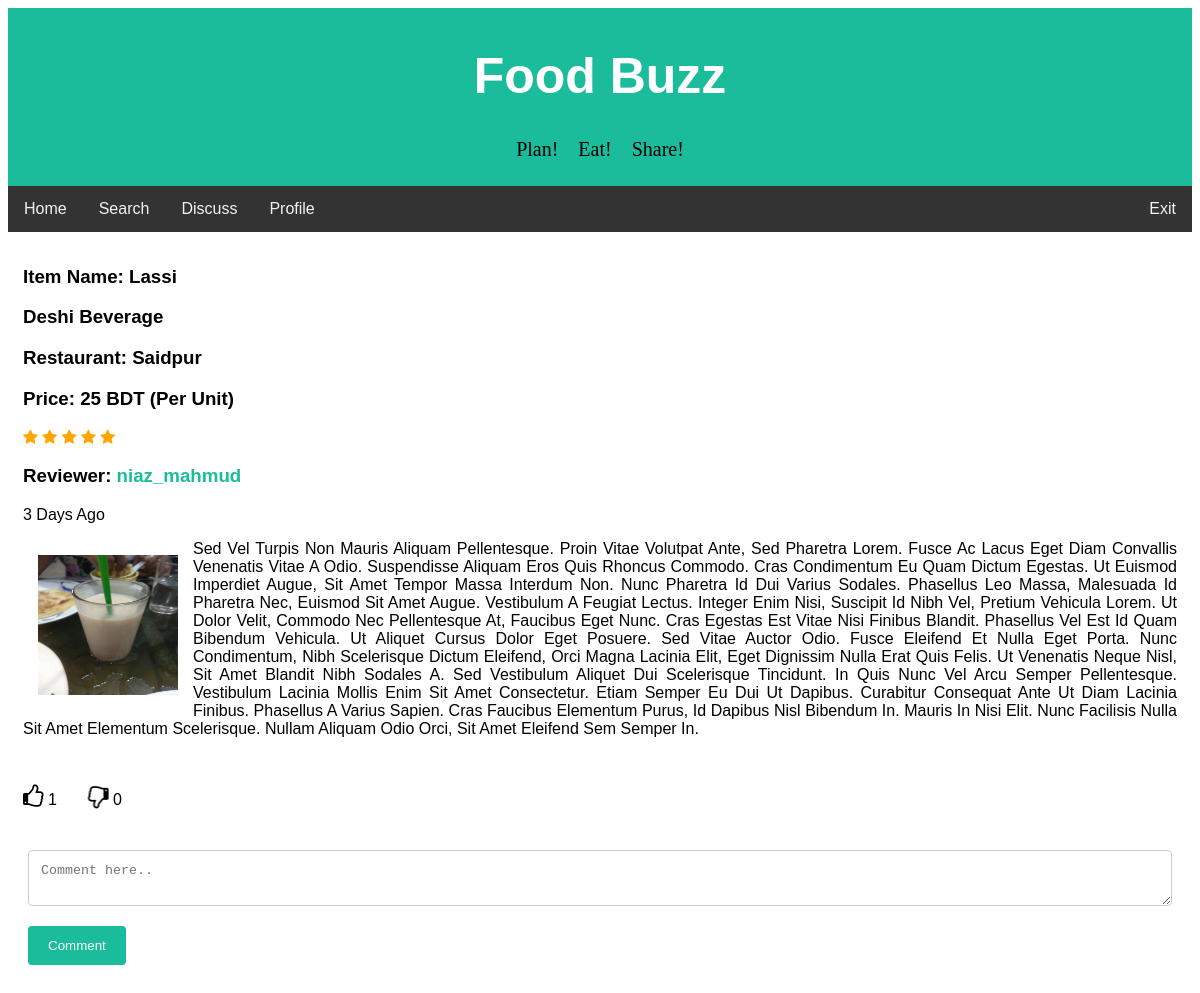
Before: /foodbuzz/full_review.php?review_id=12 (signed in) with the older database file.
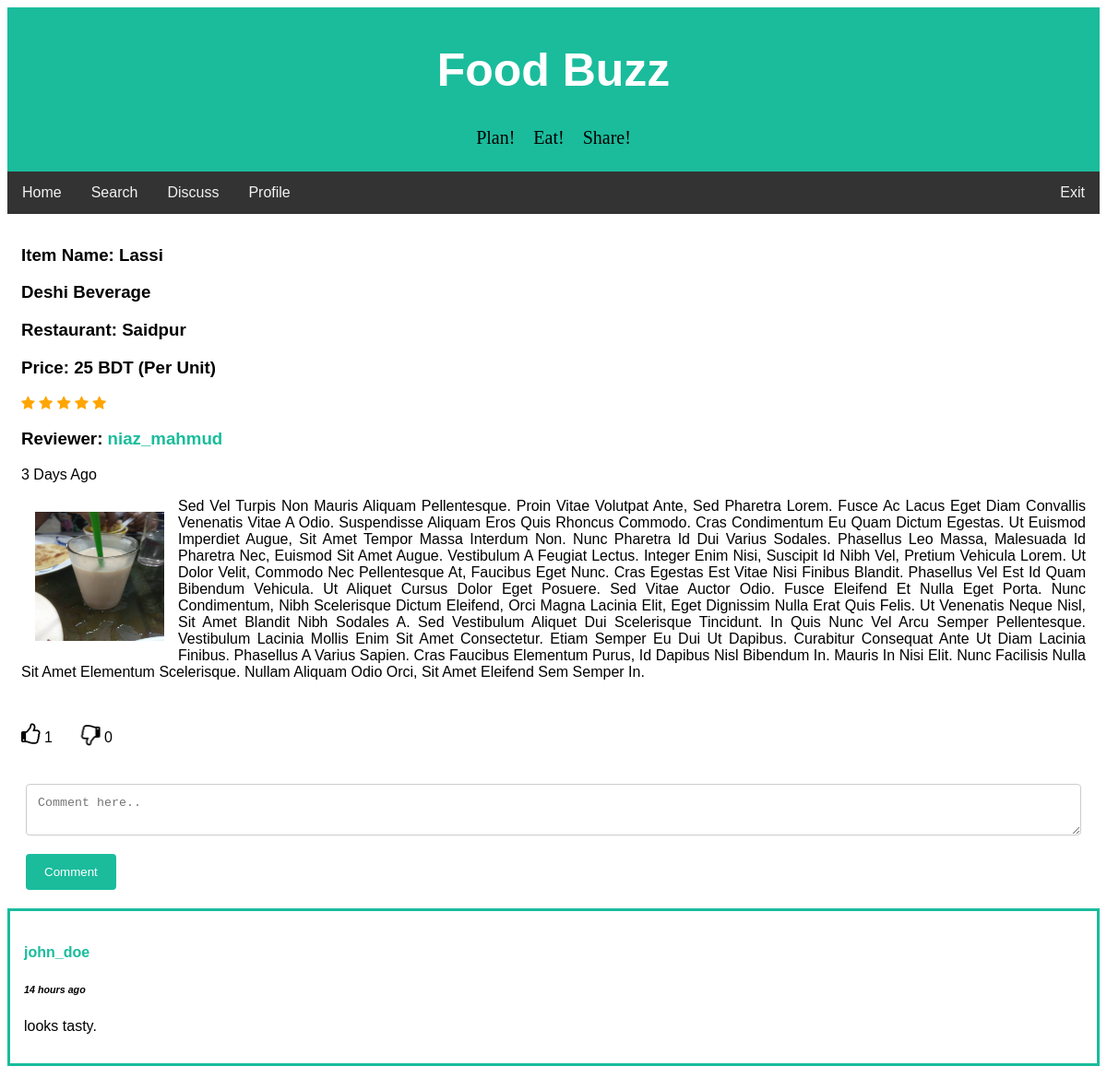
After: the same page with the newer database file.
### tables this page shows
CREATE TABLE `review` (
  `review_id` int(20) NOT NULL,
  `user_id` int(11) NOT NULL,
  `item_name` varchar(50) NOT NULL,
  `restaurant` varchar(50) NOT NULL,
  `district` varchar(50) NOT NULL,
  `rating` int(3) NOT NULL,
  `price` int(10) NOT NULL,
  `meal_type` varchar(20) NOT NULL,
  `cuisine` varchar(20) NOT NULL,
  `description` text NOT NULL,
  `upvote` int(100) NOT NULL,
  `downvote` int(100) NOT NULL,
  `edit_count` int(5) NOT NULL,
  `review_time` datetime DEFAULT NULL,
  `img_url` text NOT NULL
);

CREATE TABLE `users` (
  `id` int(11) NOT NULL,
  `first_name` varchar(25) NOT NULL,
  `last_name` varchar(25) NOT NULL,
  `username` varchar(50) NOT NULL,
  `email` varchar(100) NOT NULL,
  `password` varchar(256) NOT NULL,
  `signup_date` date NOT NULL,
  `profile_pic` varchar(156) NOT NULL,
  `district` varchar(100) NOT NULL,
  `list_count` int(11) NOT NULL
);

CREATE TABLE `comments` (
  `comment_id` int(50) NOT NULL,
  `parent_id` int(20) NOT NULL,
  `review_id` int(20) NOT NULL,
  `profile_id` int(11) NOT NULL,
  `comment_time` datetime NOT NULL,
  `comment_text` text NOT NULL
);

### foodbuzz/handlers/full_review_handler.php (called while the page is built, shortened)
<?php
require 'config/config.php';
if(isset($_SESSION['username'])){
    $userLoggedIn = $_SESSION['username'];
    $user_details_query = mysqli_query($con, "SELECT * FROM users WHERE username='$userLoggedIn'");
    $user = mysqli_fetch_array($user_details_query);
}
else {
    header("Location: index.php");
}
$user_id = $user['id'];
function getLikes($id)
{
    global $con;
    $sql = "SELECT COUNT(*) FROM rating_info
            WHERE post_id = $id AND rating_action='like'";
    $rs = mysqli_query($con, $sql);
    $result = mysqli_fetch_array($rs);
    return $result[0];
}
function getDislikes($id)
{
    global $con;
    $sql = "SELECT COUNT(*) FROM rating_info
            WHERE post_id = $id AND rating_action='dislike'";
    $rs = mysqli_query($con, $sql);
    $result = mysqli_fetch_array($rs);
    return $result[0];
}
function userLiked($post_id)
{
  global $con;
  global $user_id;
  $sql = "SELECT * FROM rating_info WHERE user_id=$user_id
  		  AND post_id=$post_id AND rating_action='like'";
  $result = mysqli_query($con, $sql);
  if (mysqli_num_rows($result) > 0) {
  	return true;
  }
  else{
  	return false;
  }
}
function userDisliked($post_id)
{
  global $con;
  global $user_id;
  $sql = "SELECT * FROM rating_info WHERE user_id=$user_id
  		  AND post_id=$post_id AND rating_action='dislike'";
  $result = mysqli_query($con, $sql);
  if (mysqli_num_rows($result) > 0) {
  	return true;
  }
  else{
  	return false;
  }
}
$review_id = $_GET['review_id'];
$review_details_query = mysqli_query($con, "SELECT * FROM review WHERE review_id='$review_id'");
$review_row = mysqli_fetch_array($review_details_query);
$profile_id = $review_row['user_id'];
$profile_details_query = mysqli_query($con, "SELECT * FROM users WHERE id='$profile_id'");
$profile_row = mysqli_fetch_array($profile_details_query);
?>

### foodbuzz/config/config.php (called while the page is built, shortened)
<?php
function yeasarTimeMessage($post_time) {
    $date_time_now = date("Y-m-d H:i:s");
    $start_date= new DateTime($post_time);
    $end_date = new DateTime($date_time_now);
    $interval = $start_date->diff($end_date);
    if($interval->y >= 1) {
        if($interval == 1)
            $time_message = $interval->y." year ago";
        else
            $time_message = $interval->y." years ago";
    }
    elseif($interval->d >= 1) {
        if($interval->d == 1) {
            $time_message = "Yesterday";
        }
        else {
            $time_message = $interval->d. " days ago";
        }
    }
    elseif($interval->h >= 1) {
        if($interval->h == 1) {
            $time_message = $interval->h." hour ago";
        }
        else {
            $time_message = $interval->h." hours ago";
        }
    }
    return $time_message;
}
?>

### foodbuzz/full_review.php (the view, shortened to what this page needs)
<?php
require 'handlers/full_review_handler.php';
?>
<!DOCTYPE html>
<html>
<head>
<link rel="stylesheet" href="https://cdnjs.cloudflare.com/ajax/libs/font-awesome/4.7.0/css/font-awesome.min.css">
<link rel="stylesheet" href="css/fullreview.css">
</head>
<body>
<div class="header">
  <h1>Food Buzz</h1>
  <pre style= "font-family:verdana; font-size: 20px;">Plan!    Eat!    Share!</pre>
</div>
<div class="topnav" id="navbar">
  <a href="home.php">Home</a>
  <a href="search.php">Search</a>
  <a href="discuss.php">Discuss</a>
  <a href="profile.php?profileId=<?php echo$user['id']; ?>">Profile</a>
  <a href="handlers/logout.php" style="float:right">Exit</a>
</div>
<div class="div_home clearfix" style="text-transform:capitalize">
    <h3>Item name: <?php echo $review_row['item_name'] ?></h3>
    <h3> <?php echo $review_row['cuisine']." ".$review_row['meal_type'] ?></h3>
    <h3>Restaurant: <?php echo $review_row['restaurant'] ?></h3>
    <h3>Price: <?php echo $review_row['price'] ?> BDT (per unit)</h3>
    <?php $star_value = $review_row['rating']; ?>
    <span class="fa fa-star <?php if($star_value >= 1) echo "checked"; ?>"></span>
    <span class="fa fa-star <?php if($star_value >= 2) echo "checked"; ?>"></span>
    <span class="fa fa-star <?php if($star_value >= 3) echo "checked"; ?>"></span>
    <span class="fa fa-star <?php if($star_value >= 3) echo "checked"; ?>"></span>
    <span class="fa fa-star <?php if($star_value >= 5) echo "checked"; ?>"></span>
    <h3 style="text-transform:none;">Reviewer: <a href="profile.php?profileId=<?php echo $profile_row['id']; ?>"> <?php echo $profile_row['username']; ?> </a>  </h3>
    <p><?php echo yeasarTimeMessage($review_row['review_time']); ?></p>
    <a href="uploads/<?php echo $review_row['img_url']?>"><img class="img_home" src="uploads/<?php echo $review_row['img_url']?>" width="170" height="170"></a>
    <p style="text-align:justify;">
      <?php
        $reviewText = $review_row['description'];
        echo "$reviewText";
      ?>
    </p>
</div>
<div class="div_home clearfix">
  <div>
    <i
      <?php if(userLiked($review_row['review_id'])): ?>
        class="fa fa-thumbs-up like-btn"
      <?php else: ?>
        class="fa fa-thumbs-o-up like-btn"
      <?php endif ?>
    data-id="<?php echo $review_row['review_id'] ?>"></i>
    <span class="likes"><?php echo getLikes($review_row['review_id']); ?></span>
    <i
      <?php if(userDisliked($review_row['review_id'])): ?>
        class="fa fa-thumbs-down dislike-btn"
      <?php else: ?>
        class="fa fa-thumbs-o-down dislike-btn"
      <?php endif ?>
    data-id="<?php echo $review_row['review_id'] ?>"></i>
    <span class="dislikes"><?php echo getDislikes($review_row['review_id']);?></span>
    </div>
</div>
<div class="container">
  <form action="full_review.php?review_id=<?php echo $review_row['review_id'];?>" method="POST">
    <textarea id="comment_text" name="comment_text" placeholder="Comment here.." rows="2" ></textarea>
    <input type="submit" name="comment" value="Comment">
  </form>
</div>
<?php
$comments_query = mysqli_query($con, "SELECT * FROM comments WHERE review_id='$review_id' ORDER BY comment_id DESC");
while($comment_row = mysqli_fetch_array($comments_query)) {
  $commenter_id = $comment_row['profile_id'];
  $commenter_query = mysqli_query($con, "SELECT username FROM users WHERE id='$commenter_id'");
  $commenter_row = mysqli_fetch_array($commenter_query);
?>
<div class="div_comment">
<h4 style="text-transform:none;"><a href="profile.php?profileId=<?php echo $commenter_id; ?>"> <?php echo $commenter_row['username']; ?> </a>  </h4>
<h6 style="font-style:italic;"><?php echo yeasarTimeMessage($comment_row['comment_time']); ?></h6>
<p><?php echo $comment_row['comment_text']; ?></p>
</div>
<?php
}
?>
</body>
</html>

### foodbuzz/css/fullreview.css (style rules this page uses)
body { font-family: Arial, Helvetica, sans-serif; }
* { box-sizing: border-box; }
input[type=text], input[type=number], input[type=file], select, textarea { width: 100%; padding: 12px; border: 1px solid #ccc; border-radius: 4px; box-sizing: border-box; margin-top: 6px; margin-bottom: 16px; resize: vertical; }
input[type=submit] { background-color: #1abc9c; color: white; padding: 12px 20px; border: none; border-radius: 4px; cursor: pointer; }
.checked { color: orange; }
a:link,:visited { text-decoration: none; color:#1abc9c; }
.div_home { background-color: white; padding: 15px; }
.img_home { float: left; padding: 15px; }
.clearfix { overflow: auto; }
.fa-thumbs-down, .fa-thumbs-o-down, .fa-thumbs-up, .fa-thumbs-o-up { font-size: 1.5em; }
.fa-thumbs-down, .fa-thumbs-o-down { transform:rotateY(180deg); }
.container { border-radius: 5px; background-color: #ffff; padding: 20px; }
.header { padding: 5px; text-align: center; background: #1abc9c; }
.header h1 { font-size: 50px; color: white; }
.topnav { overflow: hidden; background-color: #333; }
.topnav a { float: left; display: block; color: #f2f2f2; text-align: center; padding: 14px 16px; text-decoration: none; }
.div_comment { background-color: white; border: 3px solid #1abc9c; padding: 15px; }

Changed rows visible on the page:
added comments: users.username "john_doe", comment_time "14 hours ago", comment_text "looks tasty."
